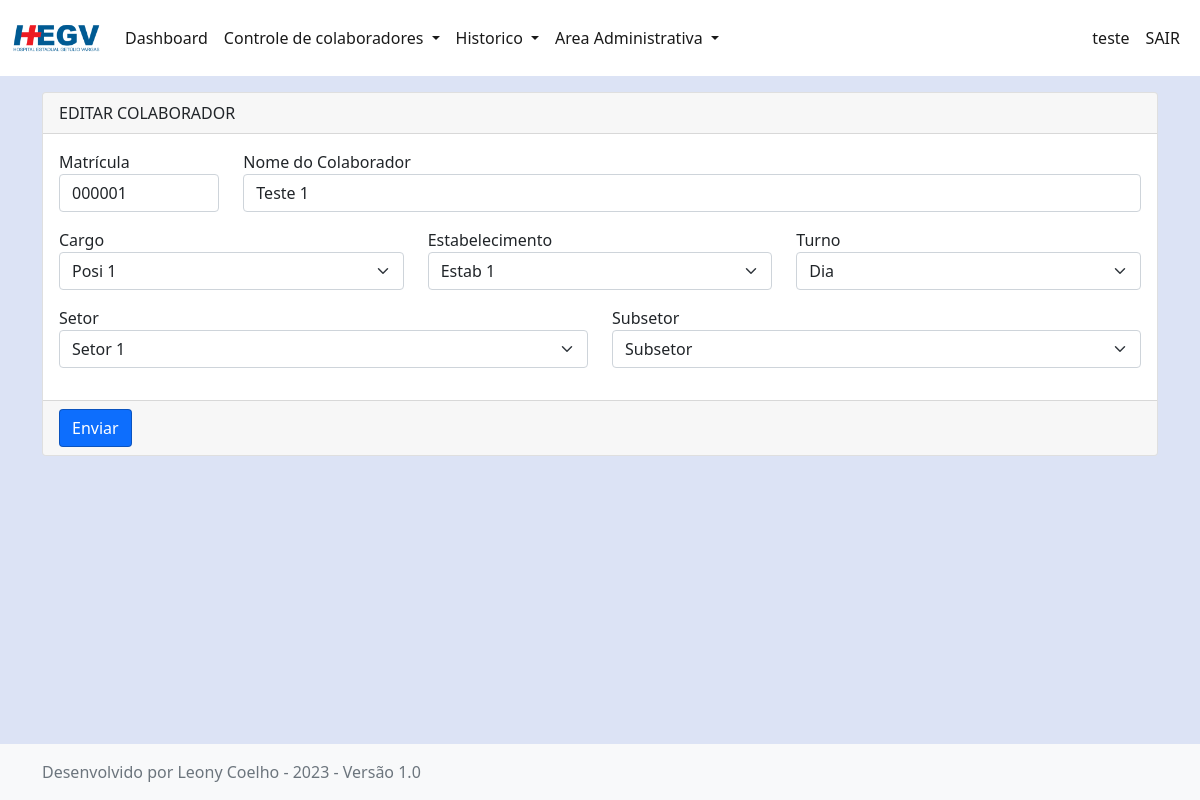
Page /edit_worker/1/ (signed in) on the committed database.
### app_efetivos/models.py (models this page shows, shortened)
class Global_Settings(models.Model):
    establishment_title = models.CharField(max_length=50, default='Estabelecimento')
    sector_title = models.CharField(max_length=50, default='Setor')
    subSector_title = models.CharField(max_length=50, default='Subsetor')
    shift_title = models.CharField(max_length=50, default='Turno')
    position_title = models.CharField(max_length=50, default='Cargo')
    status_title = models.CharField(max_length=50, default='Status')
    theme = models.ManyToManyField(Theme)
    logo_image =  models.ImageField(upload_to='logos/uploaded_logo', default='logos/logo.png')
    bg_image =  models.ImageField(upload_to='bgs/uploaded_bgs', default='bgs/bg.png')
    institution_name = models.CharField(max_length=60, default='Sua Empresa')

class CustomUser(models.Model):
    user = models.OneToOneField(User, null=True, on_delete=models.CASCADE)
    name = models.CharField(max_length=100, null=True)
    sector = models.ManyToManyField(Sector)
    preset = models.ManyToManyField(Dashboard_Presets)

class Worker(models.Model):
    id_worker = models.AutoField(primary_key=True)
    number_w = models.IntegerField(default=0, null=True)
    name_w = models.CharField(max_length=124, null=True)
    position_w =  models.ManyToManyField(Position)
    establishment_w =  models.ManyToManyField(Establishment)
    shift_w =  models.ManyToManyField(Shift)
    sector_w = models.ManyToManyField(Sector)
    subSector_w = models.ManyToManyField(Sub_Sector)
    status_w =  models.ManyToManyField(Status, default="")
    observation_w = models.CharField(max_length=124, default="")

class Position(models.Model):
    position_name= models.CharField(max_length=50)

class Establishment(models.Model):
    establishment_name= models.CharField(max_length=50)

class Shift(models.Model):
    shift_name= models.CharField(max_length=50)

class Sector(models.Model):
    sector_name = models.CharField(max_length=50)

class Sub_Sector(models.Model):
    subSector_name = models.CharField(max_length=50)

### app_efetivos/views.py (the view, shortened to what this page needs)
# urls.py: path('edit_worker/<int:id_worker>/',views.edit_worker, name='edit_worker'),
@login_required(login_url="/login/")
def edit_worker(request, id_worker):
    worker = get_object_or_404(Worker, id_worker=id_worker)
    globalsettings = Global_Settings.objects.all().latest('id')
    position_list = Position.objects.all()
    establishment_list = Establishment.objects.all()
    shift_list = Shift.objects.all()
    sector_list = Sector.objects.all()
    subSector_list = Sub_Sector.objects.all()
    user = request.user
    context = {
        'globalsettings': globalsettings,
        'worker': worker,
        'position_list': position_list,
        'establishment_list': establishment_list,
        'shift_list': shift_list,
        'sector_list': sector_list,
        'subSector_list': subSector_list,
    }
    return render(request, 'edit_worker.html', context)

### app_efetivos/templates/edit_worker.html (shortened to what this page needs)
{% extends 'base.html' %}
{% block conteudo %}
{% load static %}
<div class="container">
    <div class="card custom-card">
        <div class="card-header d-flex justify-content-between align-items-center">
            EDITAR COLABORADOR
        </div>
        <div class="card-body">
            <form action="{% url 'edit_worker' worker.id_worker %}" method="post">
                <div class="row">
                    <div class="col-2">
                        <label>Matrícula</label>
                        <input class="form-control customFormDeco" type="text" name="number" required pattern="[0-9]{6}" placeholder="Matricula" value="{% if worker.number_w %}{{ worker.number_w|stringformat:'06d' }}{% else %}000000{% endif %}" title="O numero da matrícula deve conter 6 digitos." oninput="this.value = this.value.replace(/[^0-9]/g, '')">
                    </div>
                <div class="col-10">
                    <label>Nome do Colaborador</label>
                    <input class="form-control" type="text" name="name" placeholder="Nome do Colaborador" value="{{ worker.name_w }}" autofocus  required>
                </div>
                <div class="col-4">
                    <label>{{ globalsettings.position_title }}</label>
                    <select class="form-select" name="position">
                        {% for position in position_list %}
                            <option {% if worker.position_w.all.exists and worker.position_w.first.position_name == position.position_name %} selected {% endif %}>{{ position.position_name }}</option>
                        {% endfor %}
                    </select>
                </div>
                <div class="col-4">
                    <label>{{ globalsettings.establishment_title }}</label>
                    <select class="form-select" name="establishment">
                        {% for establishment in establishment_list %}
                            <option {% if worker.establishment_w.all.exists and worker.establishment_w.first.establishment_name == establishment.establishment_name %} selected {% endif %}>{{ establishment.establishment_name }}</option>
                        {% endfor %}
                    </select>
                </div>
                <div class="col-4">
                    <label>{{ globalsettings.shift_title }}</label>
                    <select class="form-select" name="shift">
                        {% for shift in shift_list %}
                            <option {% if worker.shift_w.all.exists and worker.shift_w.first.shift_name == shift.shift_name %} selected {% endif %}>{{ shift.shift_name }}</option>
                        {% endfor %}
                    </select>
                </div>
                <div class="col-6">
                    <label>{{ globalsettings.sector_title }}</label>
                    <select class="form-select" name="sector">
                        {% for sector in sector_list %}
                            <option {% if worker.sector_w.all.exists and worker.sector_w.first.sector_name == sector.sector_name %} selected {% endif %}>{{ sector.sector_name }}</option>
                        {% endfor %}
                    </select>
                </div>
                <div class="col-6">
                    <label>{{ globalsettings.subSector_title }}</label>
                    <select class="form-select" name="subSector">
                        {% for subSector in subSector_list %}
                            <option {% if worker.subSector_w.all.exists and worker.subSector_w.first.subSector_name == subSector.subSector_name %} selected {% endif %}>{{ subSector.subSector_name }}</option>
                        {% endfor %}
                    </select>
                </div>
                </div>
                </div>
                <div class="card-footer">
                    <button class=" btn btn-primary customBtn" type="submit">Enviar</button>
                </div>
    </div>
</div>
{% endblock %}

### app_efetivos/templates/base.html (shortened to what this page needs)
{% load static %}
<!doctype html>
<html lang="en" class="h-100">
  <head>
    <link href="https://cdn.jsdelivr.net/npm/bootstrap@5.1.3/dist/css/bootstrap.min.css" rel="stylesheet">
    <link rel="stylesheet" type="text/css" href="{% static  globalsettings.theme.first.theme_url  %}"  />
    </head>
    <body style="background-image: url('{{ globalsettings.bg_image.url }}'); background-size: cover; background-repeat: no-repeat;background-attachment: fixed;" class="d-flex flex-column h-100">
        <nav class="navbar navbar-expand-lg customNavbar">
            <div class="container-fluid">
              <a class="navbar-brand" href="{% url 'dashboard' %}">
                <img src="{{ globalsettings.logo_image.url }}" alt="Logo" height="50px">
              </a>
              <div class="collapse navbar-collapse" id="navbarSupportedContent">
                <ul class="navbar-nav me-auto mb-2 mb-lg-0">
                  <li class="nav-item">
                    <a class="nav-link" aria-current="page" href="{% url 'dashboard' %}">Dashboard</a>
                  </li>
                  <li class="nav-item dropdown">
                    <a class="nav-link dropdown-toggle" href="#" id="workerDropdown" role="button" data-bs-toggle="dropdown" aria-expanded="false">
                      Controle de colaboradores
                    </a>
                  </li>
                  <li class="nav-item dropdown">
                    <a class="nav-link dropdown-toggle" href="#" id="workerDropdown" role="button" data-bs-toggle="dropdown" aria-expanded="false">
                      Historico
                    </a>
                  </li>
                  {% if request.user.is_staff %}
                  <li class="nav-item dropdown">
                    <a class="nav-link dropdown-toggle" href="#" id="admDropdown" role="button" data-bs-toggle="dropdown" aria-expanded="false">
                        Area Administrativa
                    </a>
                  </li>
                  {% endif %}
                </ul>
                <div class="d-flex">
                  <ul class="navbar-nav me-auto mb-2 mb-lg-0">
                    <li class="nav-item">
                        <a class="nav-link" href="#">{{user.customuser.name}}</a>
                      </li>
                      <li class="nav-item">
                        <a class="nav-link" href="{% url 'logout_view' %}">SAIR</a>
                      </li>
                    </ul>
                </div>
              </div>
            </div>
          </nav>
        {% block conteudo %}
        {% endblock %}
    </body>
    <footer class="footer mt-auto py-3 bg-light base-footer">
      <div class="container">
        <span class="text-muted">Desenvolvido por Leony Coelho - 2023 - Versão 1.0</span>
      </div>
    </footer>
</html>

### app_efetivos/static/default.css (style rules this page uses)
body { background-color: rgb(220, 227, 245); }
.customNavbar { margin-bottom: 1rem; color: rgba(0, 0, 0, 0.9); background-color: #fff !important; }
.nav-link { color: rgba(0, 0, 0, 0.9); }
.custom-card { margin-bottom: 1.5rem; }
.card-header { text-transform: uppercase; }
.form-control { margin-bottom: 1rem; }
.form-select { margin-bottom: 1rem; }
.btn-primary { border-color: rgba(0, 0, 0, 0.247); }

### rows in the picture
Global_Settings: logo_image (placeholder picture), position_title "Cargo", establishment_title "Estabelecimento", shift_title "Turno", sector_title "Setor", subSector_title "Subsetor"
Worker: number "000001", name "Teste 1", position "Posi 1", establishment "Estab 1", shift "Dia", sector "Setor 1", subSector "Subsetor"

### other values in the picture
{{ user.customuser.name }} "teste"
